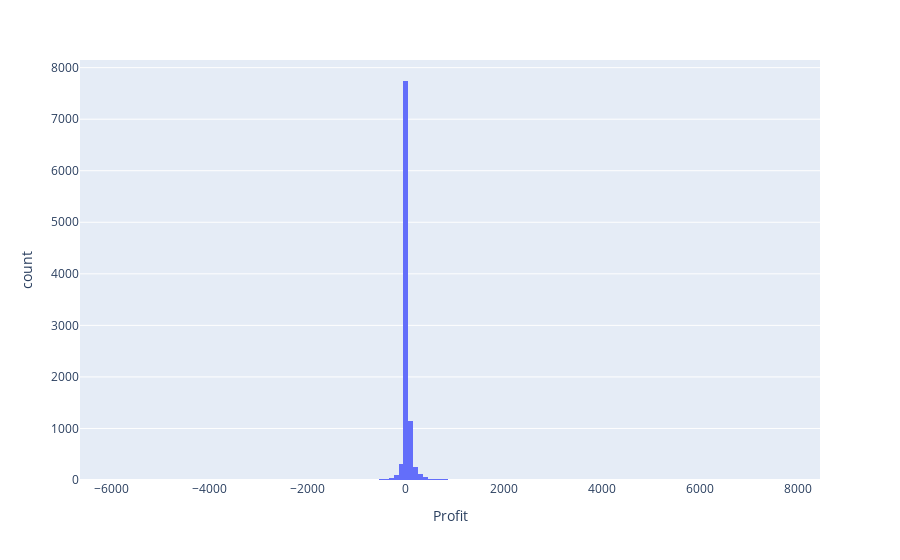

Notebook source saved alongside this figure:
### Code cell
fig=px.histogram(data,x='Profit',nbins=200)
fig.show()

### Figure 1 — Plotly figure (JSON) as saved in the notebook; plotly's stock layout.template omitted (floating-point values rounded to 4 significant figures; data arrays with more than 128 entries replaced by an {"elided": "..."} marker saying what was removed)
{"data": [{"alignmentgroup": "True", "bingroup": "x", "hovertemplate": "Profit=%{x}<br>count=%{y}<extra></extra>", "legendgroup": "", "marker": {"color": "#636efa"}, "name": "", "nbinsx": 200, "offsetgroup": "", "orientation": "v", "showlegend": false, "type": "histogram", "x": {"elided": "9994 float values"}, "xaxis": "x", "yaxis": "y"}], "layout": {"barmode": "relative", "legend": {"tracegroupgap": 0}, "margin": {"t": 60}, "xaxis": {"anchor": "y", "domain": [0, 1], "title": {"text": "Profit"}}, "yaxis": {"anchor": "x", "domain": [0, 1], "title": {"text": "count"}}}}
